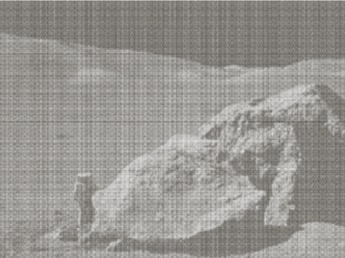
%> input picture MATLAB/medical procession/stone.jpg, 345 x 258 px
$ octave --eval "FFD;"   (GNU Octave 9; MATLAB toolbox functions it lacks are replaced by stand-ins)
%> lines starting %> are read from the running program, lines starting %| are printed output that depends on the picture
function FFD
im = imread('stone.jpg');
%> im is the input picture: size 258x345x3 uint8; mean R, G, B 151.5, 149.3, 144.9
im = rgb2gray(im);
%> im: size 258x345 uint8
im = im2double(im);
%> im: size 258x345 double
subplot(2,3,1);imshow(im);
I = fft2(im);
K = fftshift(I);
KK = K;
F = abs(K);
T = log(F+1);
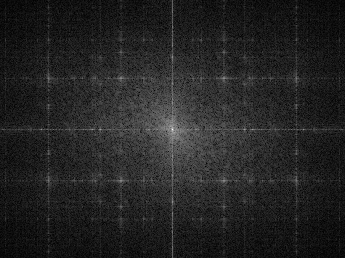
%> T: size 258x345 double; min 0.00688, max 10.86, mean 1.54; drawn with min black and max white
subplot(2,3,2);imshow(T,[]);
%imtool(T,[])

%观察图像，消除噪点
K(:,48:51)=0;
K(:,91:103)=0;
K(:,119:122)=0;
K(:,142:146)=0;
K(:,151:154)=0;
K(:,191:196)=0;
K(:,199:205)=0;
K(:,220:227)=0;
K(:,243:255)=0;
K(:,294:299)=0;
K(:,171:176)=0;

K(38:42,:)=0;
K(49:55,:)=0;
K(76:81,:)=0;
K(178:183,:)=0;
K(204:209,:)=0;
K(217:222,:)=0;
K(127:133,:)=0;

for i = 119:136
    for j = 164:184
        K(i,j) = KK(i,j);
    end
end


%将函数
F1 = abs(K);
T1 = log(F1+1);
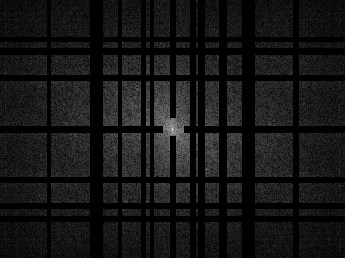
%> T1: size 258x345 double; min 0, max 10.86, mean 0.913; drawn with min black and max white
subplot(2,3,3);imshow(T1,[]);

K1 = ifftshift(K);
I1 = ifft2(K1);
subplot(2,3,4);imshow(abs(I1));
%> after `imshow(abs(I1))`:
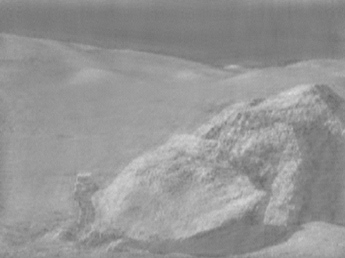
%> displayed picture: size 258x345, on the screen's scale of 0 to 255; min 102, max 226, mean 149.4


subplot(2,3,5);imshow(I1,[]);
%> after `imshow(I1,[])`:
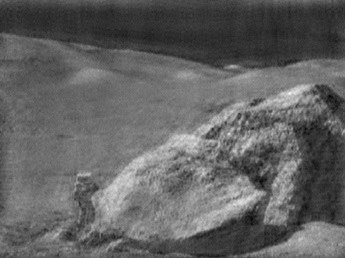
%> displayed picture: size 258x345, on the screen's scale of 0 to 255; min 0, max 255, mean 98.1
%T = abs(I1);
%imtool(T,[]);
%imshow(abs(I1));
end
